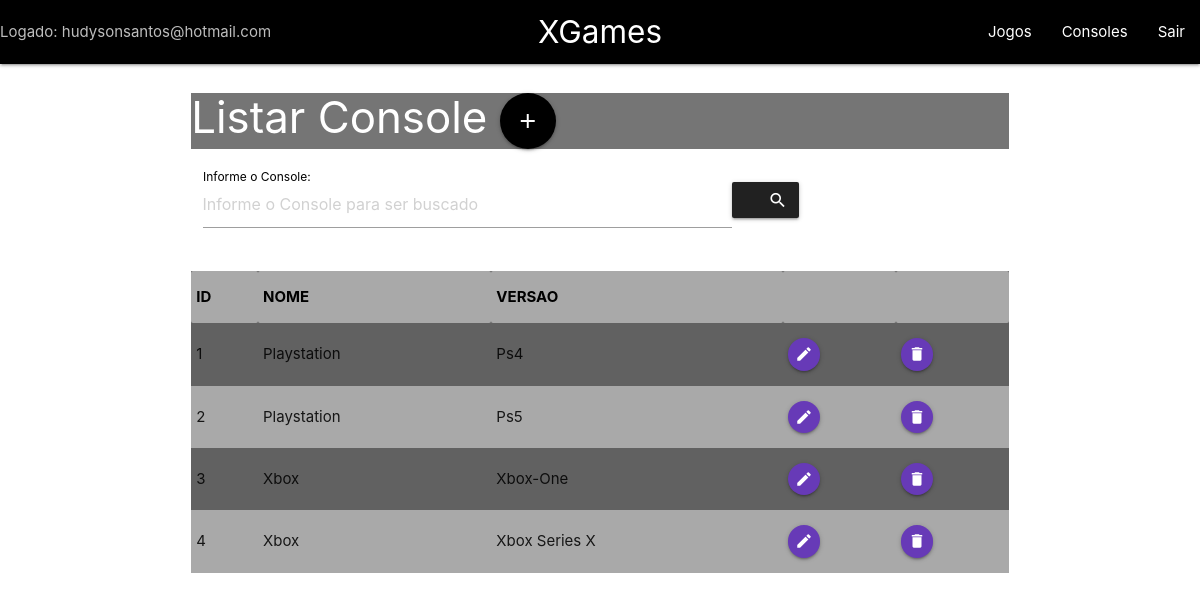
Page /listarConsole.php (signed in) on the committed database.
### tables this page shows
CREATE TABLE `consoles` (
  `id` int(11) NOT NULL,
  `nome` varchar(40) NOT NULL,
  `versao` varchar(40) NOT NULL
);

### listarConsole.php (the view, shortened to what this page needs)
<?php
    include 'menu.php';
    if (isset($_GET['busca']))
    $busca = $_GET['busca'];
    else $busca = '';
     $pdo = Conexao::conectar();
     $pdo->setAttribute(PDO:: ATTR_ERRMODE, PDO::ERRMODE_EXCEPTION);
     if ($busca!='')
        $sql = "Select * from consoles WHERE nome like '%" . $busca .  "%' order by id";
        else $sql = "Select * from consoles order by id";
        $listarConsole = $pdo->query($sql);
?>
<!DOCTYPE html>
<html lang="pt-br">
<head>
    <link rel="stylesheet" href="https://cdnjs.cloudflare.com/ajax/libs/materialize/1.0.0/css/materialize.min.css">
</head>
<body>
   <div class="container">
   <div class="row">
        <div class="col s12">
        <h3 class="grey darken-1 white-text text-dark-3" class="text-black">
          Listar Console
          <a class="btn-floating btn-large waves-effect waves-light black"
               onclick="JavaScript:location.href='frmInsConsole.php'"><i class="material-icons">add</i></a>
        </h3>
        <div class="row">
            <div class="input-field">
                <form action="listarConsole.php" method="GET" id="frmBuscaConsole" class="col s12" >
                    <div class="input-field col s12">
                        <label for="lblNome" class="black-text text-dark-4">Informe o Console: </label>
                        <input type="text" placeholder="Informe o Console para ser buscado"
                               class="form-control col s8" id="txtBusca" name="busca">
                        <button class="btn waves-effect waves-light col m1 grey darken-4" type="submit" name="action">
                        <i class="material-icons right">search</i></button>
                    </div>
                </form>
            </div>
        </div>
        <table class="striped highlight  grey darken-2 responsive-table">
            <tr class="light-black darken-2  black-text text-lighten-3">
                <th>ID</th>
                <th>NOME</th>
                <th>VERSAO</th>
                <th></th>
                <th></th>
            </tr>
            <?php
                foreach ($listarConsole as $console){
            ?>
                <tr>
                    <td><?php echo $console['id'];?></td>
                    <td><?php echo $console['nome'];?></td>
                    <td><?php echo $console['versao'];?></td>
                    <td> <a class="btn-floating btn-small waves-effect waves-light deep-purple"
                          onclick="JavaScript:location.href='frmEdtConsole.php?id=' +
                          <?php echo $console['id'];?>" >
                           <i class="material-icons">edit</i>
                    </td>
                    <td> <a class="btn-floating btn-small waves-effect waves-light deep-purple"
                          onclick="JavaScript:location.href='frmRmvConsole.php?id=' +
                          <?php echo $console['id'];?>" >
                           <i class="material-icons">delete</i>
                    </td>
                </tr>
            <?php
                }
            ?>
        </table>
      </div>
     </div>
    </div>
</body>
</html>

### menu.php (shortened to what this page needs)
<!DOCTYPE html>
<html lang="pt-br">
<head>
    <link rel="stylesheet" href="https://cdnjs.cloudflare.com/ajax/libs/materialize/1.0.0/css/materialize.min.css">
</head>
<body>
  <nav class="grey black">
    <div class="nav-wrapper">
      <a href="menu.php" class="brand-logo center ">XGames</a>
      <ul id="nav-mobile" class="right hide-on-med-and-down">
        <li><a href="listarJogos.php">Jogos</a></li>
        <li><a href="listarConsole.php">Consoles</a></li>
        <li><a href="logout.php">Sair</a></li>
      </ul>
      <h7 class= "grey-text text-lighten-1" right>Logado: <?php echo $_SESSION['email'];?> <h7>
    </div>
  </nav>
</body>
</html>

### rows in the picture
consoles: id "1", nome "Playstation", versao "Ps4"
consoles: id "2", nome "Playstation", versao "Ps5"
consoles: id "3", nome "Xbox", versao "Xbox-One"
consoles: id "4", nome "Xbox", versao "Xbox Series X"

### other values in the picture
$_SESSION['email'] "hudysonsantos@hotmail.com"
